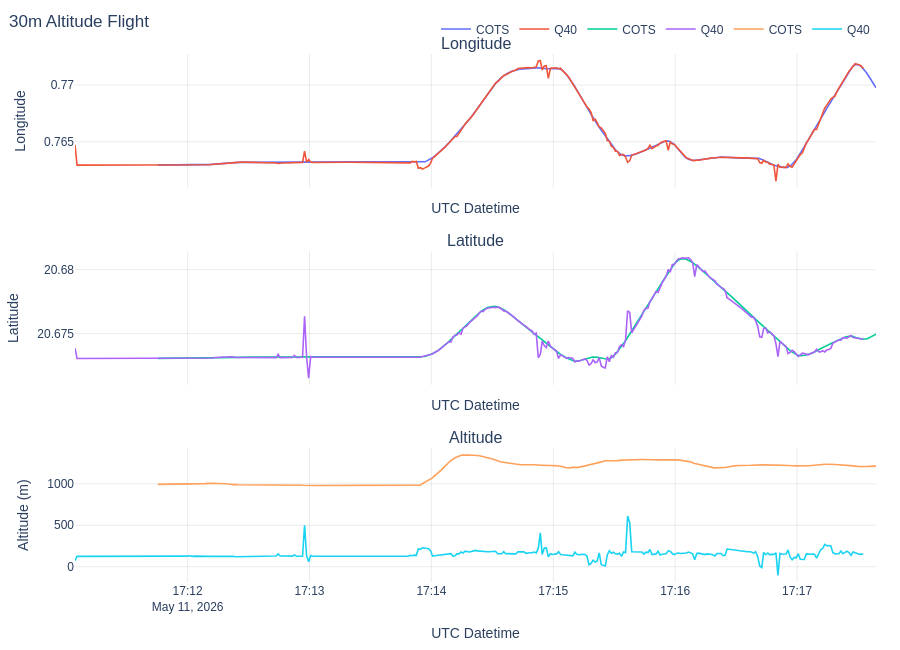

The notebook cell saved with this chart:
### Code cell
#plotting the data
fig = make_subplots(
    rows=3,
    cols=1,
    shared_xaxes=True,
    vertical_spacing=0.12,
    subplot_titles=("Longitude", "Latitude", "Altitude"),
)

fig.add_trace(line_trace(df_m10, "ts", "lon", "COTS"), row=1, col=1)
fig.add_trace(line_trace(df_q40, "ts", "lon", "Q40"), row=1, col=1)

fig.add_trace(line_trace(df_m10, "ts", "lat", "COTS"), row=2, col=1)
fig.add_trace(line_trace(df_q40, "ts", "lat", "Q40"), row=2, col=1)

fig.add_trace(line_trace(df_m10, "ts", "hMSL", "COTS"), row=3, col=1)
fig.add_trace(line_trace(df_q40, "ts", "alt", "Q40"), row=3, col=1)

fig.update_yaxes(title_text="Longitude", row=1, col=1)
fig.update_yaxes(title_text="Latitude", row=2, col=1)
fig.update_yaxes(title_text="Altitude (m)", row=3, col=1)

style_plot(fig, "30m Altitude Flight", height=650)
fig.show(config=plot_config)

### Figure 1 — Plotly figure (JSON) as saved in the notebook; plotly's stock layout.template omitted (floating-point values rounded to 4 significant figures; data arrays with more than 128 entries replaced by an {"elided": "..."} marker saying what was removed)
{"data": [{"hovertemplate": "%{fullData.name}<br>x: %{x|%Y-%m-%d %H:%M:%S}<br>y: %{y:.8g}<extra></extra>", "line": {"width": 1.6}, "mode": "lines", "name": "COTS", "type": "scatter", "x": {"elided": "3522 str values"}, "xaxis": "x", "y": {"elided": "3522 float values"}, "yaxis": "y"}, {"hovertemplate": "%{fullData.name}<br>x: %{x|%Y-%m-%d %H:%M:%S}<br>y: %{y:.8g}<extra></extra>", "line": {"width": 1.6}, "mode": "lines", "name": "Q40", "type": "scatter", "x": {"elided": "389 str values"}, "xaxis": "x", "y": {"elided": "389 float values"}, "yaxis": "y"}, {"hovertemplate": "%{fullData.name}<br>x: %{x|%Y-%m-%d %H:%M:%S}<br>y: %{y:.8g}<extra></extra>", "line": {"width": 1.6}, "mode": "lines", "name": "COTS", "type": "scatter", "x": {"elided": "3522 str values"}, "xaxis": "x2", "y": {"elided": "3522 float values"}, "yaxis": "y2"}, {"hovertemplate": "%{fullData.name}<br>x: %{x|%Y-%m-%d %H:%M:%S}<br>y: %{y:.8g}<extra></extra>", "line": {"width": 1.6}, "mode": "lines", "name": "Q40", "type": "scatter", "x": {"elided": "389 str values"}, "xaxis": "x2", "y": {"elided": "389 float values"}, "yaxis": "y2"}, {"hovertemplate": "%{fullData.name}<br>x: %{x|%Y-%m-%d %H:%M:%S}<br>y: %{y:.8g}<extra></extra>", "line": {"width": 1.6}, "mode": "lines", "name": "COTS", "type": "scatter", "x": {"elided": "3522 str values"}, "xaxis": "x3", "y": {"elided": "3522 float values"}, "yaxis": "y3"}, {"hovertemplate": "%{fullData.name}<br>x: %{x|%Y-%m-%d %H:%M:%S}<br>y: %{y:.8g}<extra></extra>", "line": {"width": 1.6}, "mode": "lines", "name": "Q40", "type": "scatter", "x": {"elided": "389 str values"}, "xaxis": "x3", "y": {"elided": "389 float values"}, "yaxis": "y3"}], "layout": {"annotations": [{"font": {"size": 16}, "showarrow": false, "text": "Longitude", "x": 0.5, "xanchor": "center", "xref": "paper", "y": 1, "yanchor": "bottom", "yref": "paper"}, {"font": {"size": 16}, "showarrow": false, "text": "Latitude", "x": 0.5, "xanchor": "center", "xref": "paper", "y": 0.6267, "yanchor": "bottom", "yref": "paper"}, {"font": {"size": 16}, "showarrow": false, "text": "Altitude", "x": 0.5, "xanchor": "center", "xref": "paper", "y": 0.2533, "yanchor": "bottom", "yref": "paper"}], "font": {"family": "Arial, sans-serif", "size": 12}, "height": 650, "hovermode": "x unified", "legend": {"orientation": "h", "x": 1, "xanchor": "right", "y": 1.02, "yanchor": "bottom"}, "margin": {"b": 48, "l": 64, "r": 24, "t": 54}, "title": {"text": "30m Altitude Flight", "x": 0.01, "xanchor": "left"}, "xaxis": {"anchor": "y", "domain": [0, 1], "gridcolor": "rgba(0,0,0,0.08)", "matches": "x3", "showgrid": true, "showspikes": true, "showticklabels": false, "spikecolor": "rgba(0,0,0,0.45)", "spikemode": "across", "spikesnap": "cursor", "spikethickness": 1, "title": {"text": "UTC Datetime"}}, "xaxis2": {"anchor": "y2", "domain": [0, 1], "gridcolor": "rgba(0,0,0,0.08)", "matches": "x3", "showgrid": true, "showspikes": true, "showticklabels": false, "spikecolor": "rgba(0,0,0,0.45)", "spikemode": "across", "spikesnap": "cursor", "spikethickness": 1, "title": {"text": "UTC Datetime"}}, "xaxis3": {"anchor": "y3", "domain": [0, 1], "gridcolor": "rgba(0,0,0,0.08)", "showgrid": true, "showspikes": true, "spikecolor": "rgba(0,0,0,0.45)", "spikemode": "across", "spikesnap": "cursor", "spikethickness": 1, "title": {"text": "UTC Datetime"}}, "yaxis": {"anchor": "x", "domain": [0.7467, 1], "gridcolor": "rgba(0,0,0,0.08)", "showgrid": true, "showspikes": true, "spikecolor": "rgba(0,0,0,0.45)", "spikemode": "across", "spikesnap": "cursor", "spikethickness": 1, "title": {"text": "Longitude"}, "zeroline": false}, "yaxis2": {"anchor": "x2", "domain": [0.3733, 0.6267], "gridcolor": "rgba(0,0,0,0.08)", "showgrid": true, "showspikes": true, "spikecolor": "rgba(0,0,0,0.45)", "spikemode": "across", "spikesnap": "cursor", "spikethickness": 1, "title": {"text": "Latitude"}, "zeroline": false}, "yaxis3": {"anchor": "x3", "domain": [0, 0.2533], "gridcolor": "rgba(0,0,0,0.08)", "showgrid": true, "showspikes": true, "spikecolor": "rgba(0,0,0,0.45)", "spikemode": "across", "spikesnap": "cursor", "spikethickness": 1, "title": {"text": "Altitude (m)"}, "zeroline": false}}}
